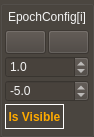
<?xml version="1.0" encoding="UTF-8"?>
<ui version="4.0">
 <author>Pho Hale</author>
 <class>rootForm</class>
 <widget class="QWidget" name="rootForm">
  <property name="geometry">
   <rect>
    <x>0</x>
    <y>0</y>
    <width>94</width>
    <height>137</height>
   </rect>
  </property>
  <property name="sizePolicy">
   <sizepolicy hsizetype="Minimum" vsizetype="Fixed">
    <horstretch>0</horstretch>
    <verstretch>0</verstretch>
   </sizepolicy>
  </property>
  <property name="minimumSize">
   <size>
    <width>50</width>
    <height>0</height>
   </size>
  </property>
  <property name="baseSize">
   <size>
    <width>50</width>
    <height>126</height>
   </size>
  </property>
  <property name="windowTitle">
   <string>EpochConfig</string>
  </property>
  <property name="styleSheet">
   <string notr="true">background-color: rgb(71, 58, 46);
border-color: rgb(207, 207, 207);
background-color: rgba(71, 65, 60, 180);
color: rgb(244, 244, 244);
border-color: rgb(0, 0, 0);</string>
  </property>
  <layout class="QGridLayout" name="gridLayout">
   <property name="leftMargin">
    <number>0</number>
   </property>
   <property name="topMargin">
    <number>0</number>
   </property>
   <property name="rightMargin">
    <number>0</number>
   </property>
   <property name="bottomMargin">
    <number>0</number>
   </property>
   <property name="spacing">
    <number>0</number>
   </property>
   <item row="0" column="0">
    <widget class="QGroupBox" name="groupBox">
     <property name="enabled">
      <bool>true</bool>
     </property>
     <property name="minimumSize">
      <size>
       <width>50</width>
       <height>0</height>
      </size>
     </property>
     <property name="maximumSize">
      <size>
       <width>160</width>
       <height>160</height>
      </size>
     </property>
     <property name="baseSize">
      <size>
       <width>50</width>
       <height>0</height>
      </size>
     </property>
     <property name="styleSheet">
      <string notr="true">QToolButton {
    color: rgb(244, 244, 244);
}
QToolButton:disabled {
    color: gray;
    background-color: gray;
    border: 1px black;
    border-style: outset;                
}
QToolButton:checked{
    color: rgb(255, 170, 0); 
    font: bold;
    border: 1px white;
    border-style: outset;
}
QToolButton:!checked{
    /*color: black; */
    /*background-color: green;*/
    /*border: 1px black;*/
    /*border-style: outset;*/
	/*border: 1px black;*/
    /*border-style: dashed;*/
}</string>
     </property>
     <property name="alignment">
      <set>Qt::AlignHCenter|Qt::AlignTop</set>
     </property>
     <property name="flat">
      <bool>false</bool>
     </property>
     <layout class="QVBoxLayout" name="verticalLayout">
      <property name="spacing">
       <number>2</number>
      </property>
      <property name="leftMargin">
       <number>2</number>
      </property>
      <property name="topMargin">
       <number>0</number>
      </property>
      <property name="rightMargin">
       <number>2</number>
      </property>
      <property name="bottomMargin">
       <number>4</number>
      </property>
      <item>
       <widget class="QPushButton" name="btnTitle">
        <property name="enabled">
         <bool>false</bool>
        </property>
        <property name="text">
         <string>EpochConfig[i]</string>
        </property>
        <property name="flat">
         <bool>true</bool>
        </property>
       </widget>
      </item>
      <item>
       <layout class="QHBoxLayout" name="horizontalLayout">
        <item>
         <widget class="ColorButton" name="btnPenColor">
          <property name="enabled">
           <bool>true</bool>
          </property>
          <property name="minimumSize">
           <size>
            <width>10</width>
            <height>24</height>
           </size>
          </property>
          <property name="toolTip">
           <string>Pen Color</string>
          </property>
          <property name="text">
           <string/>
          </property>
         </widget>
        </item>
        <item>
         <widget class="ColorButton" name="btnFillColor">
          <property name="minimumSize">
           <size>
            <width>10</width>
            <height>24</height>
           </size>
          </property>
          <property name="toolTip">
           <string>Fill Color</string>
          </property>
          <property name="text">
           <string/>
          </property>
         </widget>
        </item>
       </layout>
      </item>
      <item>
       <widget class="QDoubleSpinBox" name="doubleSpinBoxHeight">
        <property name="toolTip">
         <string>Height</string>
        </property>
        <property name="decimals">
         <number>1</number>
        </property>
        <property name="value">
         <double>1.000000000000000</double>
        </property>
       </widget>
      </item>
      <item>
       <widget class="QDoubleSpinBox" name="doubleSpinBoxOffset">
        <property name="toolTip">
         <string>Position Offset</string>
        </property>
        <property name="decimals">
         <number>1</number>
        </property>
        <property name="minimum">
         <double>-100.000000000000000</double>
        </property>
        <property name="maximum">
         <double>100.000000000000000</double>
        </property>
        <property name="value">
         <double>-5.000000000000000</double>
        </property>
       </widget>
      </item>
      <item>
       <widget class="QToolButton" name="chkbtnVisible">
        <property name="minimumSize">
         <size>
          <width>48</width>
          <height>25</height>
         </size>
        </property>
        <property name="styleSheet">
         <string notr="true">QToolButton {
    /*background-color: green;*/
    color: rgb(244, 244, 244);
    /*border: 2px green;*/
    /*border-radius: 22px;*/
    /*border-style: outset;*/
	/*border-style: inset;*/
}
QToolButton:disabled {
    color: gray;
    background-color: gray;
    border: 1px black;
    border-style: outset;                
}
QToolButton:checked{
    color: rgb(255, 170, 0); 
    /*font:  12px; */  
    font: bold;
    /*background-color: red;*/
    border: 1px white;
    border-style: outset;
}
QToolButton:!checked{
    /*color: black; */
    /*background-color: green;*/
    /*border: 1px black;*/
    /*border-style: outset;*/
	/*border-style: dashed;*/
}</string>
        </property>
        <property name="text">
         <string>Is Visible</string>
        </property>
        <property name="checkable">
         <bool>true</bool>
        </property>
        <property name="checked">
         <bool>true</bool>
        </property>
        <property name="popupMode">
         <enum>QToolButton::DelayedPopup</enum>
        </property>
        <property name="toolButtonStyle">
         <enum>Qt::ToolButtonTextOnly</enum>
        </property>
       </widget>
      </item>
     </layout>
    </widget>
   </item>
  </layout>
 </widget>
 <customwidgets>
  <customwidget>
   <class>ColorButton</class>
   <extends>QPushButton</extends>
   <header location="global">pyqtgraph.widgets.ColorButton</header>
  </customwidget>
 </customwidgets>
 <resources/>
 <connections/>
</ui>
